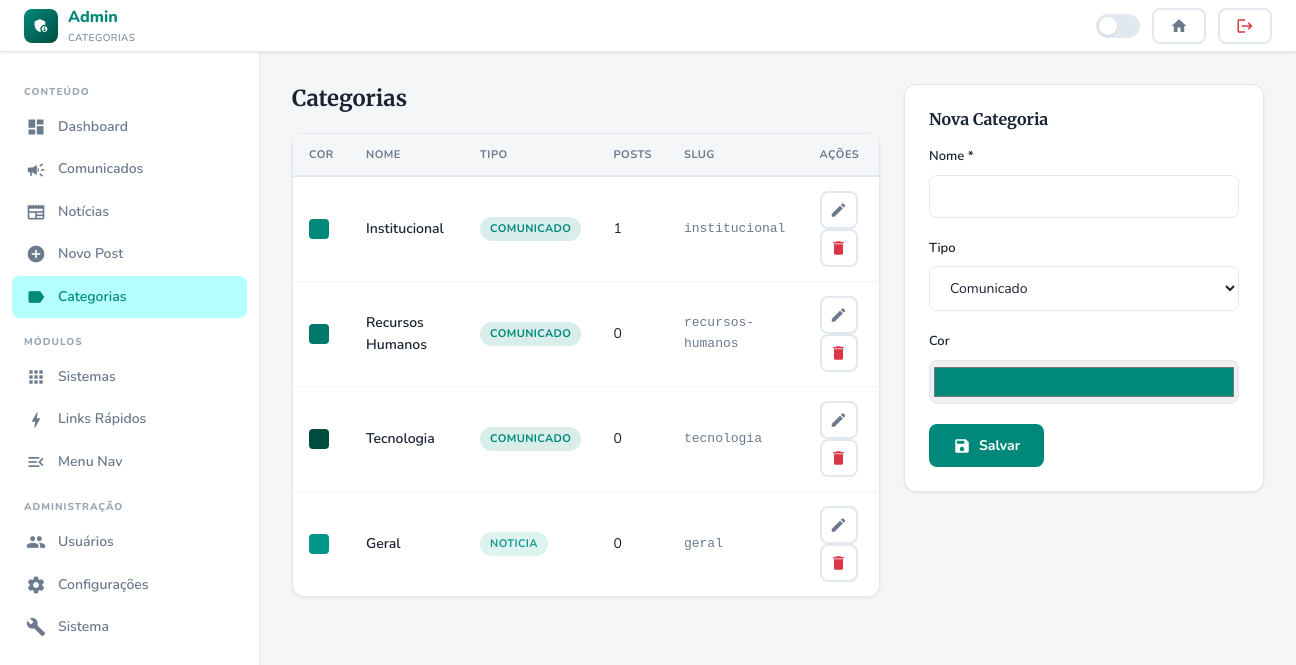
Screenshot of /admin/categories.php (signed in) with the database file from the repository.
### tables this page shows
CREATE TABLE `categories` (
  `id` int(11) NOT NULL,
  `name` varchar(100) NOT NULL,
  `slug` varchar(120) NOT NULL,
  `type` enum('comunicado','noticia') NOT NULL,
  `color` varchar(20) DEFAULT '#00897B',
  `created_at` datetime DEFAULT current_timestamp()
);

### includes/functions.php (called while the page is built, shortened)
<?php
function isLoggedIn(): bool {
    return isset($_SESSION['user_id']) && !empty($_SESSION['user_id']);
}
function isAdmin(): bool {
    return isLoggedIn() && ($_SESSION['user_role'] ?? '') === 'admin';
}
function csrf(): string {
    return $_SESSION['csrf_token'];
}
function assetVersion(string $relativePath): string {
    $full = BASE_PATH . DIRECTORY_SEPARATOR . str_replace('/', DIRECTORY_SEPARATOR, $relativePath);
    $mtime = @filemtime($full);
    return $mtime ? (string) $mtime : APP_VERSION;
}

### includes/database.php (called while the page is built, shortened)
<?php
class Database {
    private static ?PDO $instance = null;
    public static function getInstance(): PDO {
        if (self::$instance === null) {
            $dsn = 'mysql:host=' . DB_HOST . ';dbname=' . DB_NAME . ';charset=' . DB_CHARSET;
            try {
                self::$instance = new PDO($dsn, DB_USER, DB_PASS, [
                    PDO::ATTR_ERRMODE            => PDO::ERRMODE_EXCEPTION,
                    PDO::ATTR_DEFAULT_FETCH_MODE => PDO::FETCH_ASSOC,
                    PDO::ATTR_EMULATE_PREPARES   => false,
                ]);
            } catch (PDOException $e) {
                die(json_encode(['error' => 'Falha na conexão com o banco de dados.']));
            }
        }
        return self::$instance;
    }
    public static function query(string $sql, array $params = []): \PDOStatement {
        $stmt = self::getInstance()->prepare($sql);
        $stmt->execute($params);
        return $stmt;
    }
    public static function fetchAll(string $sql, array $params = []): array {
        return self::query($sql, $params)->fetchAll();
    }
}

### admin/categories.php (the view, shortened to what this page needs)
<?php
require_once __DIR__ . '/../includes/database.php';
require_once __DIR__ . '/../includes/functions.php';
$action  = $_GET['action'] ?? 'list';
$id      = (int) ($_GET['id'] ?? 0);
$isDark  = ($_SESSION['dark_mode'] ?? false);
$cats = Database::fetchAll("SELECT c.*,(SELECT COUNT(*) FROM posts p WHERE p.category_id=c.id) as post_count FROM categories c ORDER BY c.type,c.name");
$cat  = $id ? Database::fetch('SELECT * FROM categories WHERE id=?', [$id]) : null;
?>
<!DOCTYPE html>
<html lang="pt-BR" data-theme="<?= $isDark ? 'dark' : 'light' ?>">
<head>
  <link rel="stylesheet" href="<?= BASE_URL ?>/assets/css/style.css?v=<?= assetVersion('assets/css/style.css') ?>">
</head>
<body class="fade-in">
<nav class="navbar">
  <a href="<?= BASE_URL ?>/admin/index.php" class="navbar-brand">
    <div class="logo-icon"><span class="material-icons">admin_panel_settings</span></div>
    <div class="brand-text">Admin <small>Categorias</small></div>
  </a>
  <div class="navbar-end">
    <button class="dark-toggle <?= $isDark?'on':'' ?>"></button>
    <a href="<?= BASE_URL ?>/index.php" class="btn btn-ghost btn-sm"><span class="material-icons">home</span></a>
    <a href="<?= BASE_URL ?>/logout.php" class="btn btn-ghost btn-sm" style="color:#dc3545"><span class="material-icons">logout</span></a>
  </div>
</nav>
<div class="admin-layout">
  <aside class="admin-sidebar" id="adminSidebar">
    <div class="sidebar-label">Conteúdo</div>
    <a href="index.php" class="sidebar-link"><span class="material-icons">dashboard</span> Dashboard</a>
    <a href="posts.php?type=comunicado" class="sidebar-link"><span class="material-icons">campaign</span> Comunicados</a>
    <a href="posts.php?type=noticia" class="sidebar-link"><span class="material-icons">newspaper</span> Notícias</a>
    <a href="posts.php?action=new" class="sidebar-link"><span class="material-icons">add_circle</span> Novo Post</a>
    <a href="categories.php" class="sidebar-link active"><span class="material-icons">label</span> Categorias</a>
    <div class="sidebar-label">Módulos</div>
    <a href="modules.php?cat=sistema" class="sidebar-link"><span class="material-icons">apps</span> Sistemas</a>
    <a href="modules.php?cat=link_rapido" class="sidebar-link"><span class="material-icons">bolt</span> Links Rápidos</a>
    <a href="nav.php" class="sidebar-link"><span class="material-icons">menu_open</span> Menu Nav</a>
    <?php if (isAdmin()): ?>
    <div class="sidebar-label">Administração</div>
    <a href="users.php" class="sidebar-link"><span class="material-icons">group</span> Usuários</a>
    <a href="settings.php" class="sidebar-link"><span class="material-icons">settings</span> Configurações</a>
    <a href="system.php" class="sidebar-link"><span class="material-icons">build</span> Sistema</a>
    <?php endif; ?>
  </aside>
  <main class="admin-main">
    <div style="display:grid;grid-template-columns:1fr 360px;gap:24px;align-items:start">
      <div>
        <div style="display:flex;justify-content:space-between;align-items:center;margin-bottom:20px">
          <h1 style="font-size:22px">Categorias</h1>
        </div>
        <div class="card">
          <div class="table-responsive">
            <table class="table">
              <thead><tr><th>Cor</th><th>Nome</th><th>Tipo</th><th>Posts</th><th>Slug</th><th>Ações</th></tr></thead>
              <tbody>
                <?php foreach ($cats as $c): ?>
                <tr>
                  <td><div style="width:20px;height:20px;border-radius:4px;background:<?= htmlspecialchars($c['color']) ?>"></div></td>
                  <td style="font-weight:600"><?= htmlspecialchars($c['name']) ?></td>
                  <td><span class="badge badge-<?= $c['type'] ?>"><?= $c['type'] ?></span></td>
                  <td><?= $c['post_count'] ?></td>
                  <td class="text-muted text-sm" style="font-family:monospace"><?= htmlspecialchars($c['slug']) ?></td>
                  <td>
                    <a href="categories.php?action=edit&id=<?= $c['id'] ?>" class="btn btn-ghost btn-sm btn-icon"><span class="material-icons" style="font-size:18px">edit</span></a>
                    <a href="categories.php?action=delete&id=<?= $c['id'] ?>&csrf=<?= csrf() ?>" class="btn btn-ghost btn-sm btn-icon" style="color:#dc3545" data-confirm="Excluir categoria?"><span class="material-icons" style="font-size:18px">delete</span></a>
                  </td>
                </tr>
                <?php endforeach; ?>
              </tbody>
            </table>
          </div>
        </div>
      </div>
      <div>
        <div class="card card-body">
          <h2 style="font-size:16px;margin-bottom:16px"><?= $action==='edit'?'Editar Categoria':'Nova Categoria' ?></h2>
          <form method="POST">
            <div class="form-group">
              <label class="form-label">Nome *</label>
              <input type="text" name="name" class="form-control" required value="<?= htmlspecialchars($cat['name']??'') ?>">
            </div>
            <div class="form-group">
              <label class="form-label">Tipo</label>
              <select name="type" class="form-control">
                <option value="comunicado" <?= ($cat['type']??'')==='comunicado'?'selected':'' ?>>Comunicado</option>
              </select>
            </div>
            <div class="form-group">
              <label class="form-label">Cor</label>
              <input type="color" name="color" value="<?= htmlspecialchars($cat['color']??'#00897B') ?>" style="width:100%;height:44px;border:1.5px solid var(--border);border-radius:var(--radius-sm);cursor:pointer;padding:2px">
            </div>
            <div style="display:flex;gap:10px">
              <button type="submit" class="btn btn-primary"><span class="material-icons">save</span> Salvar</button>
            </div>
          </form>
        </div>
      </div>
    </div>
  </main>
</div>
</body>
</html>

### rows the page displays
categories: name "Institucional", type "COMUNICADO", post_count "1", slug "institucional"
categories: name "Recursos Humanos", type "COMUNICADO", post_count "0", slug "recursos-humanos"
categories: name "Tecnologia", type "COMUNICADO", post_count "0", slug "tecnologia"
categories: name "Geral", type "NOTICIA", post_count "0", slug "geral"
